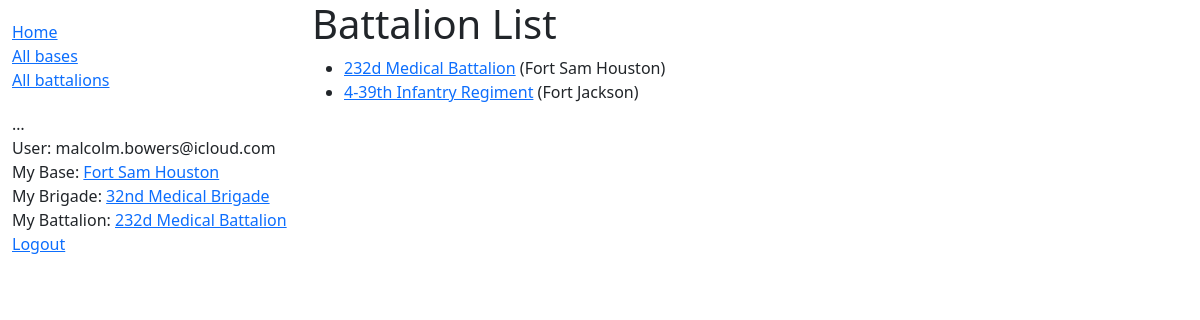
The page /battalions/ (signed in) on the database its author committed.
### accounts/models.py (models this page shows, shortened)
class CustomUser(AbstractBaseUser, PermissionsMixin):
    email = models.EmailField(_("email address"), unique=True)
    is_staff = models.BooleanField(default=False)
    is_active = models.BooleanField(default=True)
    date_joined = models.DateTimeField(default=timezone.now)
    base = models.ForeignKey(Base, on_delete=models.RESTRICT, null=True)
    brigade = models.ForeignKey(Brigade, on_delete=models.RESTRICT, null=True)
    battalion = models.ForeignKey(Battalion, on_delete=models.RESTRICT, null=True)
    USERNAME_FIELD = "email"
    REQUIRED_FIELDS = []
    objects = CustomUserManager()

### app/models.py (models this page shows)
class Base(models.Model):
    name = models.CharField(max_length=200, help_text='Enter the base.')
    location = models.CharField(max_length=200, help_text='Enter the state for this base.')
    def __str__(self):
        return self.name
    def get_absolute_url(self):
        return reverse('base-detail', args=[str(self.id)])

class Brigade(models.Model):
    name = models.CharField(max_length=200, help_text='Enter the Brigade.')
    command = models.ForeignKey(Command, on_delete=models.RESTRICT, null=True)
    base = models.ManyToManyField(Base, null=True, help_text='Select a base for this Brigade.')
    def __str__(self):
        return self.name
    def get_absolute_url(self):
        return reverse('brigade-detail', args=[str(self.id)])

class Battalion(models.Model):
    name = models.CharField(max_length=200, help_text='Enter the Battalion.')
    brigade = models.ForeignKey(Brigade, on_delete=models.RESTRICT, null=True)
    base = models.ManyToManyField(Base, help_text='Select a base for this Battalion.')
    def __str__(self):
        return self.name
    def get_absolute_url(self):
        return reverse('battalion-detail', args=[str(self.id)])

### app/views.py (the view)
# urls.py: path('battalions/', views.BattalionListView.as_view(), name='battalions'),
class BattalionListView(generic.ListView):
    model = Battalion
    context_object_name: 'battalion_list'
    template_name = 'battalions/detail_list.html'
    paginated_by = 10

### app/templates/app/battalion_list.html
{% extends "base_generic.html" %}
{% block content %}
<h1>Battalion List</h1>
  {% if battalion_list %}
<ul>
    {% for battalion in battalion_list %}
    <li>
        <a href="{{ battalion.get_absolute_url }}">{{ battalion.name }}</a> ({{ battalion.base.all|join:", " }})
    </li>
    {% endfor %}
</ul>
  {% else %}
<p>There are no battalions in the database.</p>
  {% endif %}
{% endblock %}

### app/templates/base_generic.html (shortened to what this page needs)
<!DOCTYPE html>
<html lang="en">
<head>
    <link href="https://cdn.jsdelivr.net/npm/bootstrap@5.1.3/dist/css/bootstrap.min.css" rel="stylesheet">
    {% load static %}
    <link rel="stylesheet" href="{% static 'css/styles.css' %}">
</head>
<body>
    <div class="container-fluid">
        <div class="row">
            <div class="col-sm-3">
                {% block sidebar %}
                <ul class="sidebar-nav">
                    <li><a href="{% url 'index' %}">Home</a></li>
                    <li><a href="{% url 'bases' %}">All bases</a></li>
                    <li><a href="{% url 'battalions' %}">All battalions</a></li>
                </ul>
                <ul class="sidebar-nav">
                    …
                    {% if user.is_authenticated %}
                    <li>User: {{ user.get_username }}</li>
                    <li>My Base: <a href="{{ user.base.get_absolute_url }}">{{ user.base }}</a></li>
                    <li>My Brigade: <a href="{{user.brigade.get_absolute_url }}">{{ user.brigade }}</a></li>
                    <li>My Battalion: <a href="{{ user.battalion.get_absolute_url }}">{{ user.battalion }}</a></li>
                    <li><a href="{% url 'logout' %}?next={{ request.path }}">Logout</a></li>
                    {% else %}
                    <li><a href="{% url 'login' %}?next={{ request.path }}">Login</a></li>
                    {% endif %}
                </ul>
                {% endblock %}
            </div>
            <div class="col-sm-7 ">
                {% block content %}{% endblock %}
            </div>
        </div>
    </div>
</body>
</html>

### app/static/css/styles.css (style rules this page uses)
.sidebar-nav { margin-top: 20px; padding: 0; list-style: none; }

### rows shown on the page
CustomUser: get_username "malcolm.bowers@icloud.com", base "Fort Sam Houston", brigade "32nd Medical Brigade", battalion "232d Medical Battalion"
Battalion: name "232d Medical Battalion", base.all "Fort Sam Houston"
Battalion: name "4-39th Infantry Regiment", base.all "Fort Jackson"
